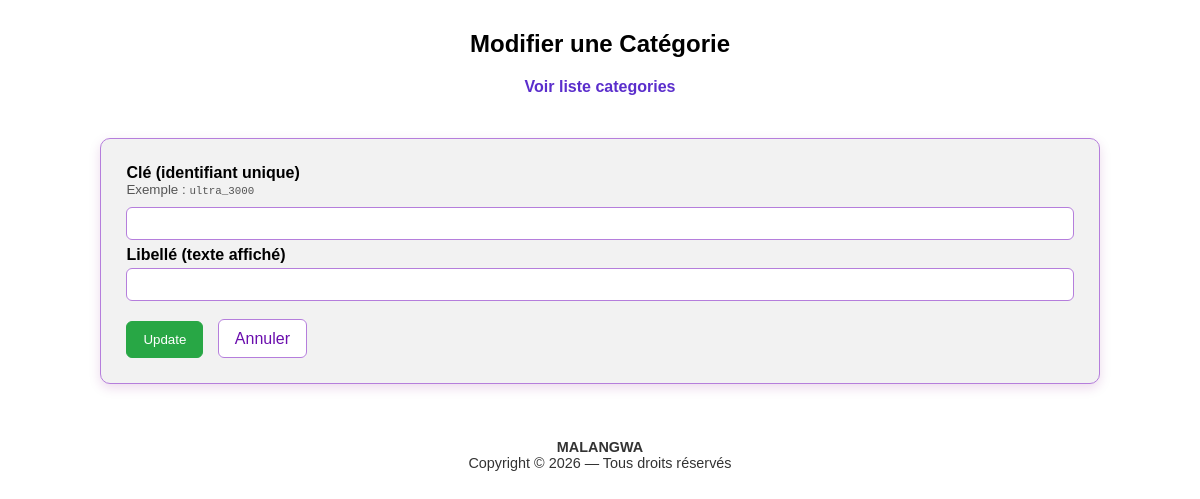
Before: /categories/edit.php?key=fifa_2025 with the older database file.
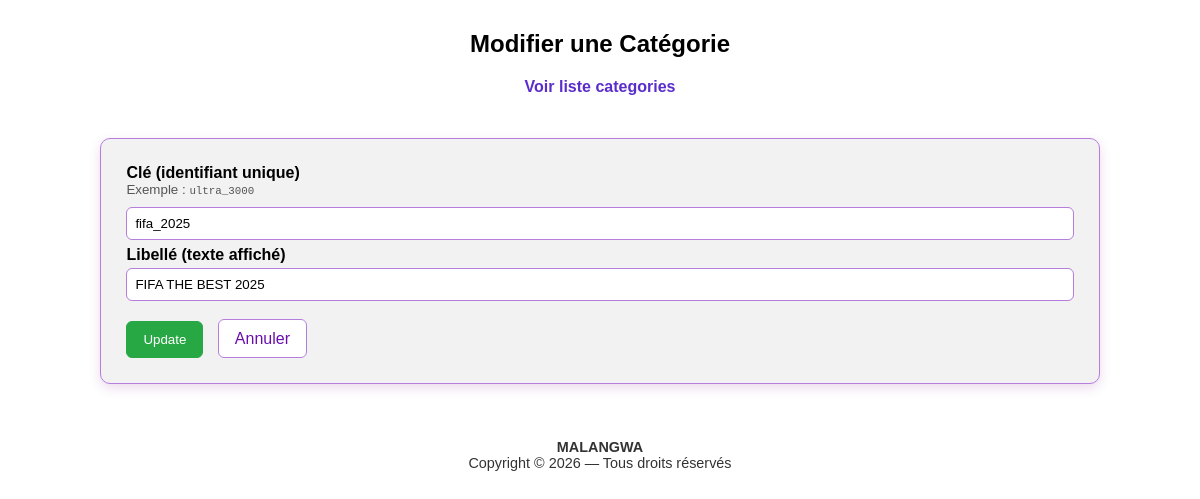
After: the same page with the newer database file.
### tables this page shows
CREATE TABLE courses (
    id INTEGER PRIMARY KEY AUTOINCREMENT,
    course_key TEXT NOT NULL UNIQUE,
    label TEXT NOT NULL,
    created_at TEXT NOT NULL DEFAULT (datetime('now'))
);

### categories/edit.php (called while the page is built, shortened)
<?php
require_once '../config/db.php';
require_once 'controllers/CategoryController.php';
$course = CategoryController::getOne($pdo, $_GET['key']);
require 'views/update.php';

### categories/controllers/CategoryController.php (called while the page is built, shortened)
<?php
class CategoryController
{
    public static function getOne(PDO $pdo, string $key): ?array
    {
        $stmt = $pdo->prepare("
            SELECT *
            FROM courses
            WHERE course_key = :key
        ");
        $stmt->execute(['key' => $key]);
        return $stmt->fetch(PDO::FETCH_ASSOC) ?: null;
    }
}

### categories/views/update.php (the view, shortened to what this page needs)
<link rel="stylesheet" href="../../styles/create_categorie.css">
<h2>Modifier une Catégorie</h2>
<a href="index.php" class="link-courses">
    Voir liste categories
</a>
<form method="post" class="participant-form"
      action="controllers/category_action.php"
      onsubmit="return confirm('Voulez-vous Modifier cette Category ?');"
>
    <div>
        <label>
            Clé (identifiant unique)<br>
            <small>Exemple : <code>ultra_3000</code></small>
            <input type="text" name="course_key"
                   value="<?= htmlspecialchars($course['course_key'])  ?>"
                   required>
        </label>
    </div>
    <div>
        <label>
            Libellé (texte affiché)<br>
            <input type="text" name="course_label"
                   value="<?= htmlspecialchars($course['label']) ?>"
                   required>
        </label>
    </div>
    <div style="margin-top: 20px;">
        <button type="submit" class="btn-submit">Update</button>
        <a href="index.php" class="btn-cancel">Annuler</a>
    </div>
</form>
<?php require '../../footer.php';
?>

Changed rows visible on the page:
now on this page (row edited): courses: course_key "fifa_2025", course_label "FIFA THE BEST 2025"
